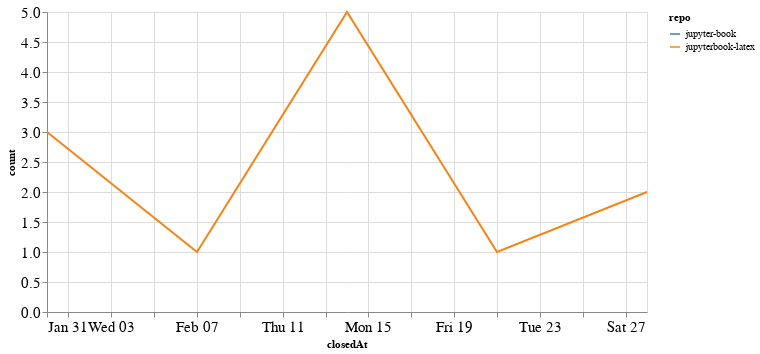

Here is the notebook cell this chart was saved with:
### Code cell
closed_by_time = closed_by.groupby('repo').resample('W', on='closedAt').count()['author'].reset_index()
closed_by_time = closed_by_time.rename(columns={'author': 'count'})

alt.Chart(closed_by_time, width=600).mark_line().encode(
    x='closedAt',
    y='count',
    color='repo',
    tooltip="repo"
)

### Figure 1 — Vega-Lite specification as saved in the notebook (floating-point values rounded to 4 significant figures)
{"config": {"axisLeft": {"labelFontSize": 15}, "axisBottom": {"labelFontSize": 15}}, "data": {"name": "data-8ec66f79ff6f0d3601f4211db457f028"}, "mark": "line", "encoding": {"color": {"type": "nominal", "field": "repo"}, "tooltip": {"type": "nominal", "field": "repo"}, "x": {"type": "temporal", "field": "closedAt"}, "y": {"type": "quantitative", "field": "count"}}, "width": 600, "$schema": "https://vega.github.io/schema/vega-lite/v4.8.1.json", "datasets": {"data-8ec66f79ff6f0d3601f4211db457f028": [{"repo": "jupyter-book", "closedAt": "2021-02-21T00:00:00", "count": 1}, {"repo": "jupyterbook-latex", "closedAt": "2021-01-31T00:00:00", "count": 3}, {"repo": "jupyterbook-latex", "closedAt": "2021-02-07T00:00:00", "count": 1}, {"repo": "jupyterbook-latex", "closedAt": "2021-02-14T00:00:00", "count": 5}, {"repo": "jupyterbook-latex", "closedAt": "2021-02-21T00:00:00", "count": 1}, {"repo": "jupyterbook-latex", "closedAt": "2021-02-28T00:00:00", "count": 2}]}}
